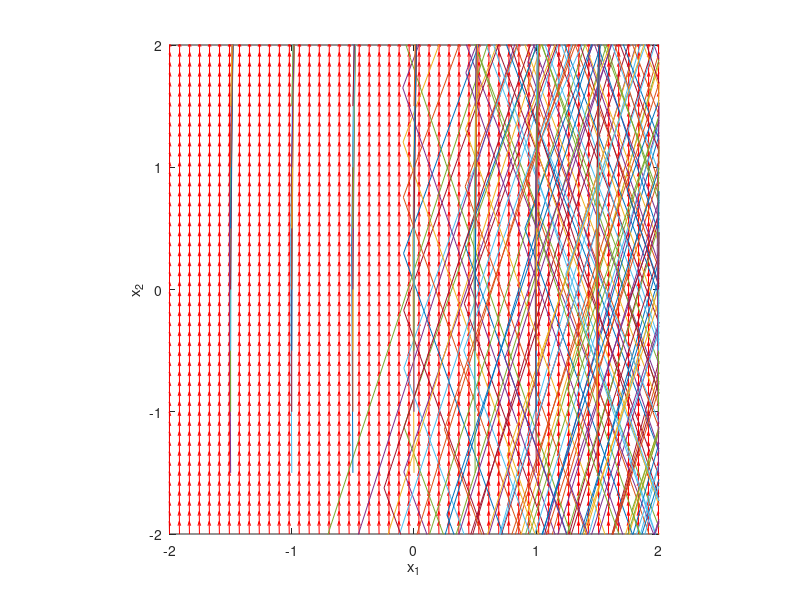

Write MATLAB code to recreate this figure.
% hw 3
% prob 2
% http://matlab.cheme.cmu.edu/2011/08/09/phase-portraits-of-a-system-of-odes/

clear all; close all; clc

%%

f_0 = 50;
H = 6;
S_B = 115;
D_load = (1/1.5);
%P_m = ;
%P_load = ;
P_delta = 3000;
P_loss = 0;

A = -(f_0/(2*H*S_B*D_load))
B = (f_0/(2*H*S_B))*(P_delta - P_loss)



% f = @(t,X) [X(2); X(1) - X(1).^3 - delta*X(2)]; % + X(1).^2*X(2)]; % IT  WORKED FOR THIS ONE
f = @(t,X) [X(2); A*X(1)+B];

% To generate the phase portrait, we need to compute the derivatives $y_1'$ and $y_2'$ 
% at $t=0$ on a grid over the range of values for $y_1$ and $y_2$ we are interested in. 
% We will plot the derivatives as a vector at each (y1, y2) which will show us the initial 
% direction from each point. We will examine the solutions over the range -2 < y1 < 8, and 
% -2 < y2 < 2 for y2, and create a grid of 20x20 points.

y1 = linspace(-2,2,50);
y2 = linspace(-2,2,50);

[x,y] = meshgrid(y1,y2);
size(x);
size(y);

% computing the vector field

u = zeros(size(x));
v = zeros(size(x));

% we can use a single loop over each element to compute the derivatives at
% each point (y1, y2)
t=0; % we want the derivatives at each point at t=0, i.e. the starting time
for i = 1:numel(x)
    Yprime = f(t,[x(i); y(i)]);
    u(i) = Yprime(1);
    v(i) = Yprime(2);
end

quiver(x,y,u,v,'r'); figure(gcf)
xlabel('x_1')
ylabel('x_2')
axis tight equal;

%% PLOT SOLUTIONS

hold on
for y10 = [-1.5 -1 -0.5 0 0.5 1 1.5 2 2.5]
for y20 =  [-1.5 -1 -0.5 0 0.5 1 1.5 2 2.5] %[0 0.5 1 1.5 2 2.5]
    [ts,ys] = ode45(f,[0,500],[y10;y20]); % [-0.5;y20] % t= 0.5 % [-1.5;y20]
    plot(ys(:,1),ys(:,2))
    ylim([-2, 2])
    xlim([-2, 2])
    %plot(ys(1,1),ys(1,2),'bo') % starting point
    %plot(ys(end,1),ys(end,2),'ks') % ending point
end
end
hold off
